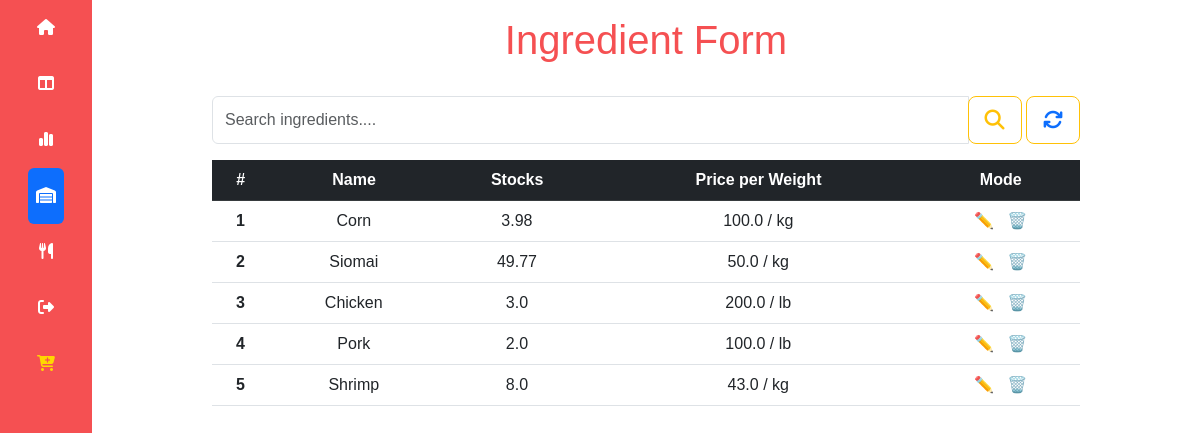
The page /inventory (signed in) on the database its author committed.
### Websites/Dimsumz2Go/main.py (models this page shows)
class Weight(db.Model):
    __tablename__ = 'weight'
    id = db.Column(db.Integer, primary_key=True, autoincrement=True)
    name = db.Column(db.String(30), unique=False, nullable=False)

class Ingredient(db.Model):
    __tablename__ = 'ingredient'
    id = db.Column(db.Integer, primary_key=True, autoincrement=True)
    name = db.Column(db.String(30), unique=False, nullable=False)
    quantity = db.Column(db.Float, nullable=False)
    cost = db.Column(db.Float(20), nullable=False)
    weight_id = db.Column(db.Integer, db.ForeignKey(
        'weight.id'), nullable=False)

### Websites/Dimsumz2Go/main.py (the view)
@app.route('/inventory', methods=['GET', 'POST'])
@login_required
@check_user
def inventory():
    get_ingredients = Ingredient.query.all()
    weight_list = []
    weight_list2 = []
    rounded_quantity = []
    for i in get_ingredients:
        weight_cat = Weight.query.filter_by(id=i.weight_id).first()
        weight_list.append(weight_cat.name)
    message = request.args.get('message')
    like_search_term = request.args.get('like_search_term')
    is_query = request.args.get('is_query')
    get_matching_ingredients = Ingredient.query.filter(
        Ingredient.name.like(f"{like_search_term}%")).all()
    if get_matching_ingredients:
        for i in get_matching_ingredients:
            weight_ids = Weight.query.filter_by(id=i.weight_id).first()
            weight_list2.append(weight_ids.name)
        return render_template('ingredient.html', round=round, ingre=get_matching_ingredients, zip=zip, message=message, weight_list=weight_list2)
    elif not get_matching_ingredients and is_query == '1':
        ic("Is query")
        message = "It looks like that Ingredient does not exists please try again"
        return render_template('ingredient.html', round=round, ingre=get_ingredients, zip=zip, weight_list=weight_list, message=message)
    else:
        return render_template('ingredient.html', round=round, ingre=get_ingredients, zip=zip, weight_list=weight_list, message=message)

### Websites/Dimsumz2Go/main.py (called while the page is built)
def check_user(func):
    @wraps(func)
    def wrapper(*args, **kwargs):
        current_url = request.path
        id_and_url = (user_type, current_url)
        categories = [(1, "/recipes"), (2, "/graphs"), (2, '/inventory'), (3, '/recipes'),
                      (3, '/inventory'), (4, '/recipes'), (4, '/graphs'), (4, '/inventory')]
        if id_and_url in categories:
            return func(*args, **kwargs)
        else:
            return redirect(url_for('unauthorized'))
    return wrapper

@login_manager.user_loader
def load_user(user_id):
    return Users.query.get(int(user_id))

### Websites/Dimsumz2Go/templates/ingredient.html (shortened to what this page needs)
<!DOCTYPE html>
<html lang="en">
<head>
    <link href="https://cdn.jsdelivr.net/npm/bootstrap@5.3.0-alpha1/dist/css/bootstrap.min.css" rel="stylesheet"
>
    <link href="static/css/style.css" rel="stylesheet">
</head>
<body>
    <div class="container-fluid" id="wrapper">
        <div class="row">
            <div class="col-lg-auto col-md-auto sticky-top" style="background-color: #f55052;">
                <div class="d-flex flex-sm-column flex-row flex-nowrap  align-items-center sticky-top">
                    <ul
                        class="nav nav-pills nav-flush flex-sm-column flex-row flex-nowrap mb-auto mx-auto text-center justify-content-between w-100 px-3 align-items-center">
                        <li class="nav-item">
                            <a href="{{ url_for('dashboard') }}" class="nav-link py-3 px-2 hovertext"
                                data-hover="Dashboard" title="" data-bs-toggle="tooltip" data-bs-placement="right"
                                data-bs-original-title="Home">
                                <i class="fa-solid fa-house" style="color:white;"></i>
                            </a>
                        </li>
                        <li>
                            <a href="{{ url_for('dashboard') }}" class="nav-link py-3 px-2 hovertext"
                                data-hover="Dashboard" title="" data-bs-toggle="tooltip" data-bs-placement="right"
                                data-bs-original-title="Dashboard">
                                <i class="fa-solid fa-table-columns" style="color:white;"></i>
                            </a>
                        </li>
                        <li>
                            <a href="{{ url_for('graphs') }}" class="nav-link py-3 px-2 hovertext" data-hover="Graphs"
                                data-bs-toggle="tooltip" data-bs-placement="right" data-bs-original-title="Graphs">
                                <i class="fa-solid fa-chart-simple" style="color:white;"></i>
                            </a>
                        </li>
                        <li>
                            <a href="{{ url_for('inventory') }}" class="nav-link py-3 px-2 hovertext active"
                                data-hover="Inventory" title="" data-bs-toggle="tooltip" data-bs-placement="right"
                                data-bs-original-title="Products">
                                <i class="fa-solid fa-warehouse" style="color:white;"></i>
                            </a>
                        </li>
                        <li>
                            <a href="{{ url_for('recipes') }}" class="nav-link py-3 px-2 hovertext" data-hover="Recipes"
                                title="" data-bs-toggle="tooltip" data-bs-placement="right"
                                data-bs-original-title="Dashboard">
                                <i class="fa-solid fa-utensils" style="color:white;"></i>
                            </a>
                        </li>
                        <li>
                            <a href="{{ url_for('logout') }}" class="nav-link py-3 px-2 hovertext" data-hover="Sign-out"
                                title="" data-bs-toggle="tooltip" data-bs-placement="right"
                                data-bs-original-title="Sign-out">
                                <i class="fa-solid fa-right-from-bracket" style="color:white;"></i>
                            </a>
                        </li>
                        <li>
                            <a style="padding-top:30px;" href="{{ url_for('addIngredients') }}"
                                class="nav-link py-3 px-2 hovertext" data-hover="Add Ingredient" title=""
                                data-bs-toggle="tooltip" data-bs-placement="right" data-bs-original-title="Sign-out">
                                <i class="fa-solid fa-cart-plus fa-beat " style="color:gold"></i>
                            </a>
                        </li>
                    </ul>
                </div>
            </div>
            <div class="col-lg-9 col-md-9 p-3 min-vh-100 mx-auto table-responsive-sm"
                style="height: 50px; overflow: auto;">
                <h1 class="text-center" style="color:#f55052;">Ingredient Form</h1>
                <br>
                <form method="POST" action="{{ url_for('searchIngredient') }}">
                    <div class="input-group mb-3">
                        <input type="text" class="form-control input-text" placeholder="Search ingredients...."
                            aria-describedby="basic-addon2" id="search_term" name="search_term">
                        <div class="input-group-append">
                            <button type="submit" class="btn btn-outline-warning btn-lg"><i
                                    class="fa fa-search"></i></button>
                            <button type="button" class="btn btn-outline-warning btn-lg"><a
                                    href="{{ url_for('inventory') }}"><i class="fa fa-refresh"></i></a></button>
                        </div>
                    </div>
                </form>
                <table class="table table-hover ingredient-table text-center">
                    <thead class="table-dark sticky-top">
                        <tr>
                            <th scope="col">#</th>
                            <th scope="col">Name</th>
                            <th scope="col">Stocks</th>
                            <th scope="col">Price per Weight</th>
                            <th scope="col">Mode</th>
                        </tr>
                    </thead>
                    <tbody>
                        {% for i,w in zip(ingre,weight_list) %}
                        <tr>
                            <th scope="row">{{ loop.index0 + 1}}</th>
                            <td>{{ i.name }}</td>
                            <td>{{ round(i.quantity,2) }}</td>
                            <td>{{ i.cost }} / {{ w }}</td>
                            <td><a class="hovertext" data-hover="Edit" data-bs-original-title="Edit"
                                    href="{{ url_for('editIngredient', name=i.name )}}">✏️&nbsp;&nbsp;&nbsp;</a><a
                                    data-bs-toggle="modal" style="cursor: pointer;" data-bs-target="#popup"
                                    id='delete-btn' class="text-right" onclick="showPopup('{{i.name}}')">🗑️</a></td>
                        </tr>
                        {% endfor %}
                    </tbody>
                </table>
            </div>
        </div>
    </div>
</body>
</html>

### Websites/Dimsumz2Go/static/css/style.css (style rules this page uses)
a { text-decoration: none; }
body { font-family: 'Poppins', sans-serif; }
.input-group { width: 100%; }
.hovertext { position: relative; }
.hovertext:before { content: attr(data-hover); visibility: hidden; opacity: 0; width: 140px; background-color: black; color: #fff; text-align: center; border-radius: 5px; padding: 5px 0; transition: opacity 1s ease-in-out; position: absolute; z-index: 1; left: 0; top: 110%; }
.table-responsive-sm { max-height: 200px; overflow-y: scroll; }

### rows shown on the page
Weight: name "Corn", cost "100.0", name "kg", name "Siomai", cost "50.0", name "Shrimp", cost "43.0"
Ingredient: quantity "3.98"
Ingredient: quantity "49.77"
Weight: name "Chicken", cost "200.0", name "lb", name "Pork", cost "100.0"
Ingredient: quantity "3.0"
Ingredient: quantity "2.0"
Ingredient: quantity "8.0"
